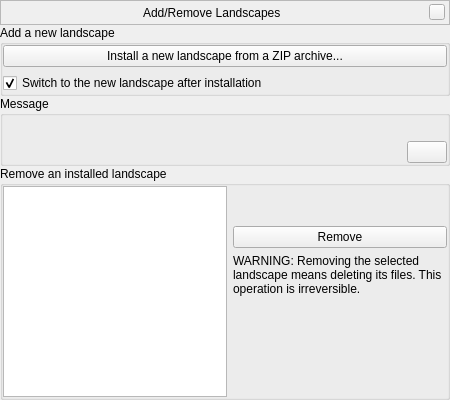
<?xml version="1.0" encoding="UTF-8"?>
<ui version="4.0">
 <class>addRemoveLandscapesDialogForm</class>
 <widget class="QWidget" name="addRemoveLandscapesDialogForm">
  <property name="geometry">
   <rect>
    <x>0</x>
    <y>0</y>
    <width>450</width>
    <height>400</height>
   </rect>
  </property>
  <property name="sizePolicy">
   <sizepolicy hsizetype="Minimum" vsizetype="Maximum">
    <horstretch>0</horstretch>
    <verstretch>0</verstretch>
   </sizepolicy>
  </property>
  <property name="minimumSize">
   <size>
    <width>400</width>
    <height>400</height>
   </size>
  </property>
  <layout class="QVBoxLayout" name="verticalLayout">
   <property name="spacing">
    <number>0</number>
   </property>
   <property name="margin">
    <number>0</number>
   </property>
   <item>
    <widget class="BarFrame" name="TitleBar">
     <property name="sizePolicy">
      <sizepolicy hsizetype="Expanding" vsizetype="Preferred">
       <horstretch>0</horstretch>
       <verstretch>0</verstretch>
      </sizepolicy>
     </property>
     <property name="minimumSize">
      <size>
       <width>400</width>
       <height>25</height>
      </size>
     </property>
     <property name="maximumSize">
      <size>
       <width>16777215</width>
       <height>30</height>
      </size>
     </property>
     <property name="focusPolicy">
      <enum>Qt::NoFocus</enum>
     </property>
     <property name="autoFillBackground">
      <bool>false</bool>
     </property>
     <property name="frameShape">
      <enum>QFrame::StyledPanel</enum>
     </property>
     <layout class="QHBoxLayout">
      <property name="spacing">
       <number>6</number>
      </property>
      <property name="leftMargin">
       <number>0</number>
      </property>
      <property name="topMargin">
       <number>0</number>
      </property>
      <property name="rightMargin">
       <number>4</number>
      </property>
      <property name="bottomMargin">
       <number>0</number>
      </property>
      <item>
       <spacer name="titleSpacerLeft">
        <property name="orientation">
         <enum>Qt::Horizontal</enum>
        </property>
        <property name="sizeHint" stdset="0">
         <size>
          <width>40</width>
          <height>20</height>
         </size>
        </property>
       </spacer>
      </item>
      <item>
       <widget class="QLabel" name="stelWindowTitle">
        <property name="text">
         <string>Add/Remove Landscapes</string>
        </property>
       </widget>
      </item>
      <item>
       <spacer name="titleSpacerRight">
        <property name="orientation">
         <enum>Qt::Horizontal</enum>
        </property>
        <property name="sizeHint" stdset="0">
         <size>
          <width>40</width>
          <height>20</height>
         </size>
        </property>
       </spacer>
      </item>
      <item>
       <widget class="QPushButton" name="closeStelWindow">
        <property name="minimumSize">
         <size>
          <width>16</width>
          <height>16</height>
         </size>
        </property>
        <property name="maximumSize">
         <size>
          <width>16</width>
          <height>16</height>
         </size>
        </property>
        <property name="focusPolicy">
         <enum>Qt::NoFocus</enum>
        </property>
        <property name="text">
         <string/>
        </property>
       </widget>
      </item>
     </layout>
    </widget>
   </item>
   <item>
    <widget class="QGroupBox" name="groupBoxAdd">
     <property name="sizePolicy">
      <sizepolicy hsizetype="Expanding" vsizetype="Minimum">
       <horstretch>0</horstretch>
       <verstretch>0</verstretch>
      </sizepolicy>
     </property>
     <property name="title">
      <string>Add a new landscape</string>
     </property>
     <layout class="QGridLayout" name="gridLayout">
      <property name="margin">
       <number>0</number>
      </property>
      <item row="0" column="0" colspan="2">
       <widget class="QPushButton" name="pushButtonBrowseForArchive">
        <property name="sizePolicy">
         <sizepolicy hsizetype="Preferred" vsizetype="Preferred">
          <horstretch>0</horstretch>
          <verstretch>0</verstretch>
         </sizepolicy>
        </property>
        <property name="text">
         <string>Install a new landscape from a ZIP archive...</string>
        </property>
       </widget>
      </item>
      <item row="1" column="0" colspan="2">
       <widget class="QCheckBox" name="checkBoxUseLandscape">
        <property name="sizePolicy">
         <sizepolicy hsizetype="Expanding" vsizetype="Fixed">
          <horstretch>0</horstretch>
          <verstretch>0</verstretch>
         </sizepolicy>
        </property>
        <property name="text">
         <string>Switch to the new landscape after installation</string>
        </property>
        <property name="checked">
         <bool>true</bool>
        </property>
       </widget>
      </item>
     </layout>
    </widget>
   </item>
   <item>
    <widget class="QGroupBox" name="groupBoxMessage">
     <property name="title">
      <string notr="true">Message</string>
     </property>
     <layout class="QGridLayout" name="gridLayout_4">
      <property name="margin">
       <number>0</number>
      </property>
      <item row="0" column="0" colspan="2">
       <widget class="QLabel" name="labelMessage">
        <property name="sizePolicy">
         <sizepolicy hsizetype="Expanding" vsizetype="Preferred">
          <horstretch>0</horstretch>
          <verstretch>0</verstretch>
         </sizepolicy>
        </property>
        <property name="font">
         <font>
          <family>DejaVu Sans</family>
          <pointsize>12</pointsize>
         </font>
        </property>
        <property name="text">
         <string/>
        </property>
        <property name="wordWrap">
         <bool>true</bool>
        </property>
        <property name="textInteractionFlags">
         <set>Qt::TextSelectableByKeyboard|Qt::TextSelectableByMouse</set>
        </property>
       </widget>
      </item>
      <item row="1" column="1">
       <widget class="QPushButton" name="pushButtonMessageOK">
        <property name="sizePolicy">
         <sizepolicy hsizetype="Preferred" vsizetype="Fixed">
          <horstretch>0</horstretch>
          <verstretch>0</verstretch>
         </sizepolicy>
        </property>
        <property name="text">
         <string/>
        </property>
        <property name="icon">
         <iconset resource="../../data/gui/guiRes.qrc">
          <normaloff>:/graphicGui/closeButton-hover.png</normaloff>:/graphicGui/closeButton-hover.png</iconset>
        </property>
       </widget>
      </item>
      <item row="1" column="0">
       <spacer name="horizontalSpacer">
        <property name="orientation">
         <enum>Qt::Horizontal</enum>
        </property>
        <property name="sizeHint" stdset="0">
         <size>
          <width>40</width>
          <height>20</height>
         </size>
        </property>
       </spacer>
      </item>
     </layout>
    </widget>
   </item>
   <item>
    <widget class="QGroupBox" name="groupBoxRemove">
     <property name="sizePolicy">
      <sizepolicy hsizetype="Expanding" vsizetype="Minimum">
       <horstretch>0</horstretch>
       <verstretch>0</verstretch>
      </sizepolicy>
     </property>
     <property name="title">
      <string>Remove an installed landscape</string>
     </property>
     <layout class="QHBoxLayout" name="horizontalLayout">
      <property name="margin">
       <number>0</number>
      </property>
      <item>
       <widget class="QListWidget" name="listWidgetUserLandscapes">
        <property name="sizePolicy">
         <sizepolicy hsizetype="Expanding" vsizetype="Preferred">
          <horstretch>0</horstretch>
          <verstretch>0</verstretch>
         </sizepolicy>
        </property>
       </widget>
      </item>
      <item>
       <widget class="QFrame" name="frameSidePane">
        <property name="sizePolicy">
         <sizepolicy hsizetype="Preferred" vsizetype="Preferred">
          <horstretch>0</horstretch>
          <verstretch>0</verstretch>
         </sizepolicy>
        </property>
        <layout class="QVBoxLayout" name="verticalLayoutSidePane">
         <property name="margin">
          <number>0</number>
         </property>
         <item>
          <widget class="QLabel" name="labelLandscapeName">
           <property name="text">
            <string notr="true"/>
           </property>
          </widget>
         </item>
         <item>
          <widget class="QLabel" name="labelLandscapeSize">
           <property name="sizePolicy">
            <sizepolicy hsizetype="Expanding" vsizetype="Minimum">
             <horstretch>0</horstretch>
             <verstretch>0</verstretch>
            </sizepolicy>
           </property>
           <property name="text">
            <string/>
           </property>
          </widget>
         </item>
         <item>
          <widget class="QPushButton" name="pushButtonRemove">
           <property name="sizePolicy">
            <sizepolicy hsizetype="Expanding" vsizetype="Fixed">
             <horstretch>0</horstretch>
             <verstretch>0</verstretch>
            </sizepolicy>
           </property>
           <property name="text">
            <string>Remove</string>
           </property>
          </widget>
         </item>
         <item>
          <widget class="QLabel" name="labelWarning">
           <property name="sizePolicy">
            <sizepolicy hsizetype="Expanding" vsizetype="Expanding">
             <horstretch>0</horstretch>
             <verstretch>0</verstretch>
            </sizepolicy>
           </property>
           <property name="text">
            <string>WARNING: Removing the selected landscape means deleting its files. This operation is irreversible.</string>
           </property>
           <property name="alignment">
            <set>Qt::AlignLeading|Qt::AlignLeft|Qt::AlignTop</set>
           </property>
           <property name="wordWrap">
            <bool>true</bool>
           </property>
          </widget>
         </item>
         <item>
          <spacer name="verticalSpacer">
           <property name="orientation">
            <enum>Qt::Vertical</enum>
           </property>
           <property name="sizeHint" stdset="0">
            <size>
             <width>20</width>
             <height>40</height>
            </size>
           </property>
          </spacer>
         </item>
        </layout>
       </widget>
      </item>
     </layout>
    </widget>
   </item>
  </layout>
 </widget>
 <customwidgets>
  <customwidget>
   <class>BarFrame</class>
   <extends>QFrame</extends>
   <header>Dialog.hpp</header>
   <container>1</container>
  </customwidget>
 </customwidgets>
 <tabstops>
  <tabstop>checkBoxUseLandscape</tabstop>
  <tabstop>pushButtonBrowseForArchive</tabstop>
  <tabstop>pushButtonMessageOK</tabstop>
  <tabstop>listWidgetUserLandscapes</tabstop>
  <tabstop>pushButtonRemove</tabstop>
 </tabstops>
 <resources>
  <include location="../../data/gui/guiRes.qrc"/>
 </resources>
 <connections/>
</ui>
